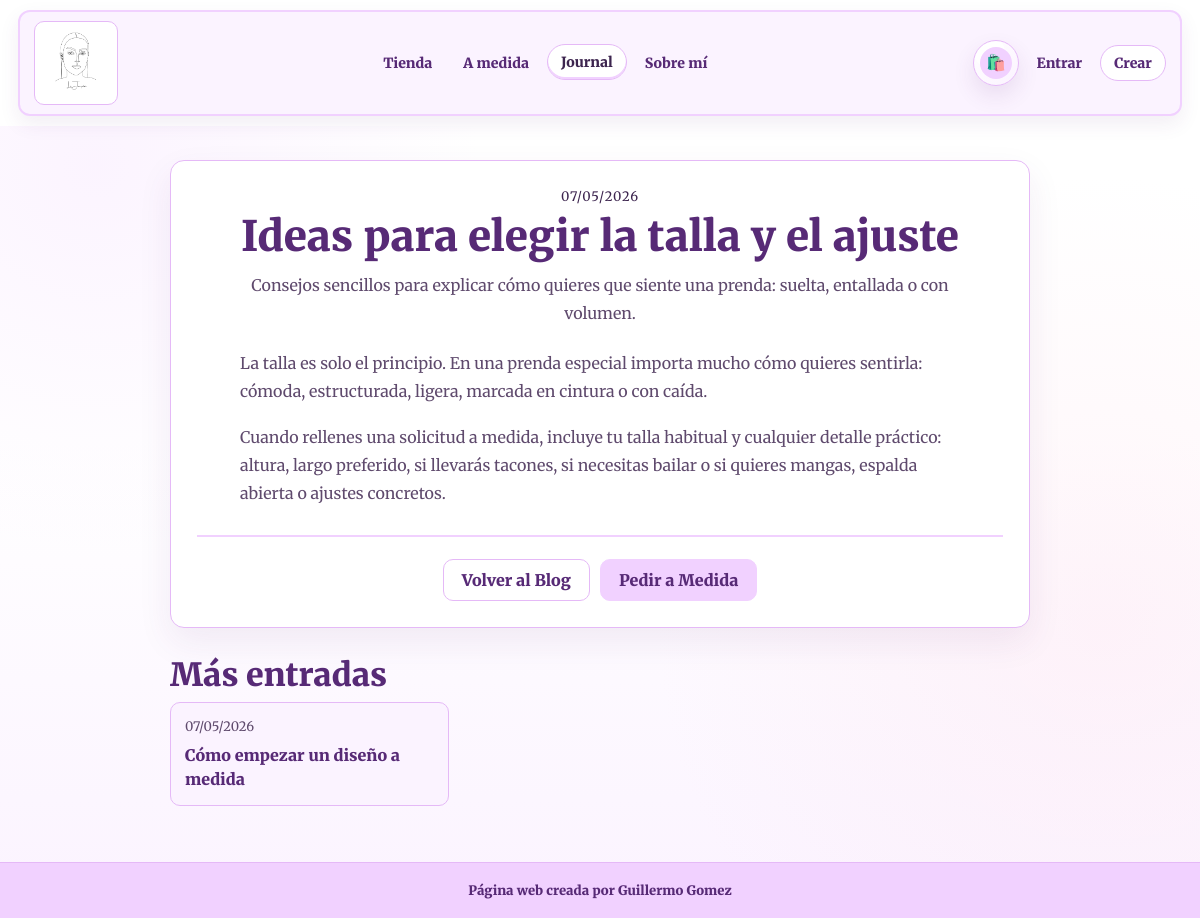
/blog/ideas-para-elegir-la-talla-y-el-ajuste/, run on the app's committed database.
### apps/sitio/models.py (models this page shows, shortened)
class EntradaBlog(models.Model):
    titulo = models.CharField('título', max_length=120)
    slug = models.SlugField('slug', max_length=140, unique=True, blank=True)
    entradilla = models.TextField('entradilla', max_length=300, blank=True)
    contenido = models.TextField('contenido', max_length=4000)
    imagen = models.ImageField('imagen', upload_to='blog/', blank=True, null=True)
    publicado = models.BooleanField('publicado', default=True)
    fecha_publicacion = models.DateTimeField('fecha de publicación', default=timezone.now)
    actualizado = models.DateTimeField('última actualización', auto_now=True)
    class Meta:
        ordering = ['-fecha_publicacion']
        verbose_name = 'Entrada de blog'
        verbose_name_plural = 'Entradas de blog'

### apps/sitio/views.py (the view)
# urls.py: path('blog/<slug:slug>/', views.blog_detalle, name='blog_detalle'),
def blog_detalle(request, slug):
    entradas = EntradaBlog.objects.all() if request.user.is_staff else EntradaBlog.objects.filter(publicado=True)
    entrada = get_object_or_404(entradas, slug=slug)
    recientes = EntradaBlog.objects.filter(publicado=True).exclude(pk=entrada.pk)[:3]
    return render(request, 'sitio/blog_detalle.html', {
        'entrada': entrada,
        'recientes': recientes,
    })

### apps/sitio/templates/sitio/blog_detalle.html (shortened to what this page needs)
{% extends "base.html" %}
{% load static %}
{% block contenido %}
<div class="container blog-detail-page">
    <article class="blog-detail">
        <div class="blog-detail-header">
            <p class="blog-date">{{ entrada.fecha_publicacion|date:"d/m/Y" }}</p>
            <h1 class="contenido">{{ entrada.titulo }}</h1>
            {% if entrada.entradilla %}
                <p class="blog-lead">{{ entrada.entradilla }}</p>
            {% endif %}
        </div>
        <div class="blog-content">
            {{ entrada.contenido|linebreaks }}
        </div>
        <div class="blog-detail-actions">
            <a href="{% url 'blog' %}" class="contenido lu-btn lu-btn-ghost">Volver al Blog</a>
            <a href="{% url 'diseño_a_medida' %}" class="contenido lu-btn">Pedir a Medida</a>
        </div>
    </article>
    {% if recientes %}
        <aside class="blog-related">
            <h2 class="contenido">Más entradas</h2>
            <div class="blog-related-grid">
                {% for reciente in recientes %}
                    <a href="{% url 'blog_detalle' reciente.slug %}" class="blog-related-card">
                        <span>{{ reciente.fecha_publicacion|date:"d/m/Y" }}</span>
                        <strong class="contenido">{{ reciente.titulo }}</strong>
                    </a>
                {% endfor %}
            </div>
        </aside>
    {% endif %}
</div>
<link rel="stylesheet" href="{% static 'css/pages/blog.css' %}"/>
{% endblock %}

### static/css/base.css (style rules this page uses)
:root { --lu-primary: rgb(87, 42, 118); --lu-soft: #f1d1ff; --lu-soft-2: #fbf3ff; --lu-border: #e5b9f7; --lu-text: #3d254f; --lu-muted: #6a5875; --lu-surface: #fff; --lu-blush: #fff7fa; --lu-shadow: 0 18px 48px rgba(87, 42, 118, 0.1); --lu-shadow-soft: 0 10px 28px rgba(87, 42, 118, 0.07); --lu-radius: 14px; }
*, *::before, *::after { box-sizing: border-box; }
html { width: 100%; overflow-x: hidden; }
body { display: grid; min-height: 100vh; grid-template-rows: auto 1fr auto; color: var(--lu-text); background: radial-gradient(circle at 8% 18%, rgba(241, 209, 255, 0.24), transparent 24rem), radial-gradient(circle at 92% 68%, rgba(255, 225, 237, 0.32), transparent 28rem), linear-gradient(180deg, #fff 0%, #fff 48%, #fbf3ff 100%); font-family: "Merriweather", serif; font-weight: 400; overflow-x: hidden; }
main, section, article, aside, form, .container, .container-fluid { min-width: 0; }
a { color: var(--lu-primary); text-decoration: none; }
.contenido { font-family: "Merriweather", serif; font-weight: 900; font-style: normal; color: var(--lu-primary); }
.lu-btn, .btn-outline-custom { display: inline-flex; align-items: center; justify-content: center; min-height: 42px; padding: 9px 18px; border-radius: 10px; border: 1px solid var(--lu-soft); background: var(--lu-soft); color: var(--lu-primary); line-height: 1; transition: background-color .18s ease, border-color .18s ease, transform .18s ease, box-shadow .18s ease; text-align: center; white-space: normal; }
.lu-btn-ghost { background: #fff; border-color: var(--lu-border); }

### static/css/pages/blog.css (style rules this page uses)
.blog-page, .blog-detail-page { padding-top: 34px; padding-bottom: 56px; }
.blog-header h1, .blog-detail-header h1 { font-size: 42px; margin: 4px 0 10px; }
.blog-header p, .blog-lead, .blog-content, .blog-card-body p { color: #5f4a6d; line-height: 1.75; }
.blog-kicker, .blog-date { margin: 0; font-size: 13px; letter-spacing: .07em; }
.blog-detail { max-width: 860px; margin: 0 auto; border: 1px solid #e5b9f7; border-radius: 14px; padding: 26px; background: #fff; box-shadow: 0 14px 34px rgba(87, 42, 118, 0.08); min-width: 0; }
.blog-detail-header { text-align: center; max-width: 760px; margin: 0 auto 22px; }
.blog-content { max-width: 720px; margin: 0 auto; font-size: 16px; }
.blog-content p { margin-bottom: 18px; }
.blog-detail-actions { display: flex; justify-content: center; flex-wrap: wrap; gap: 10px; margin-top: 28px; padding-top: 22px; border-top: 2px solid #f1d1ff; }
.blog-related { max-width: 860px; margin: 28px auto 0; }
.blog-related-grid { display: grid; grid-template-columns: repeat(auto-fill, minmax(min(220px, 100%), 1fr)); gap: 12px; }
.blog-related-card { border: 1px solid #e5b9f7; border-radius: 10px; padding: 14px; background: #fbf3ff; display: grid; gap: 6px; transition: background-color .18s ease, border-color .18s ease, transform .18s ease; }
.blog-related-card span { color: #5f4a6d; font-size: 13px; }

### data on the page
EntradaBlog: fecha_publicacion "07/05/2026", titulo "Ideas para elegir la talla y el ajuste", entradilla "Consejos sencillos para explicar cómo quieres que siente una prenda: suelta, entallada o con volumen.", contenido "La talla es solo el principio. En una prenda especial importa mucho cómo quieres sentirla: cómoda, estructurada, ligera, marcada en cintura o con caída. Cuando rellenes una solicitud a medida, incluye tu talla habitual y cualquier detalle práctico: altura, largo preferido, si llevarás tacones, si necesitas bailar o si quieres mangas, espalda abierta o ajustes concretos."
EntradaBlog: fecha_publicacion "07/05/2026", titulo "Cómo empezar un diseño a medida"
